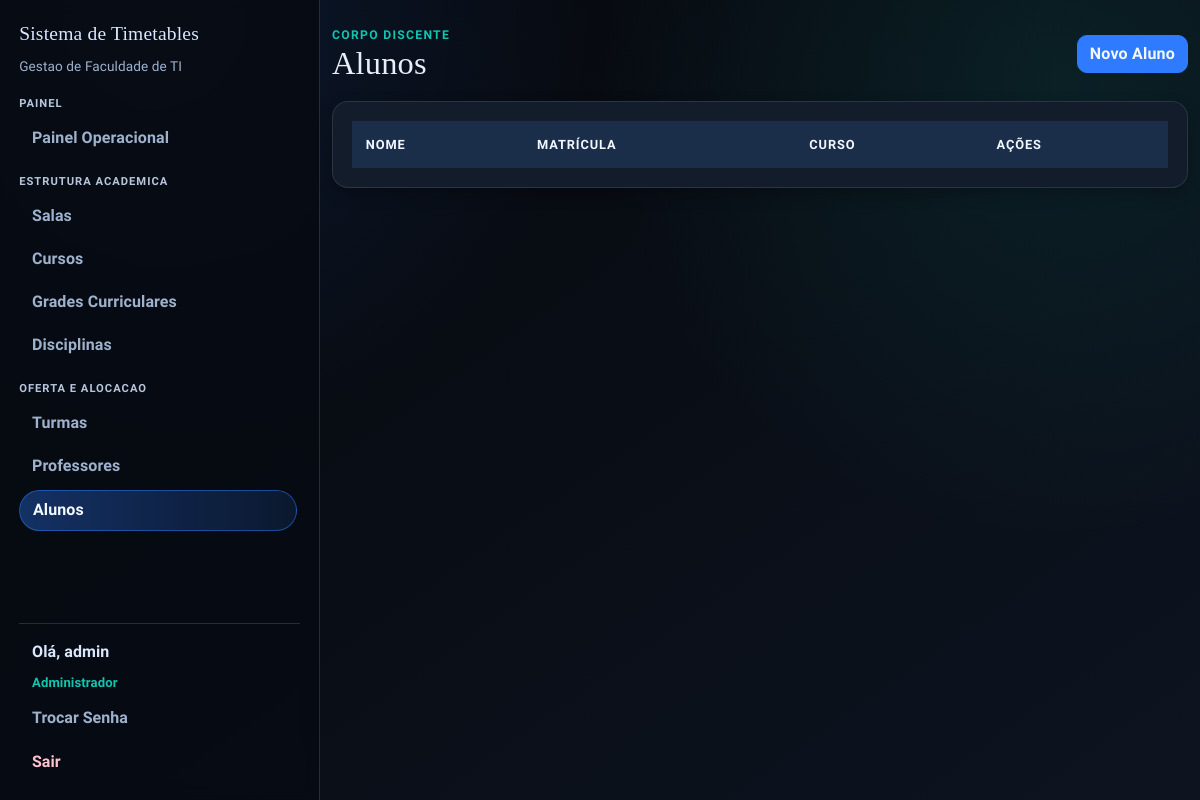
The page /alunos (signed in) on the database as committed earlier.
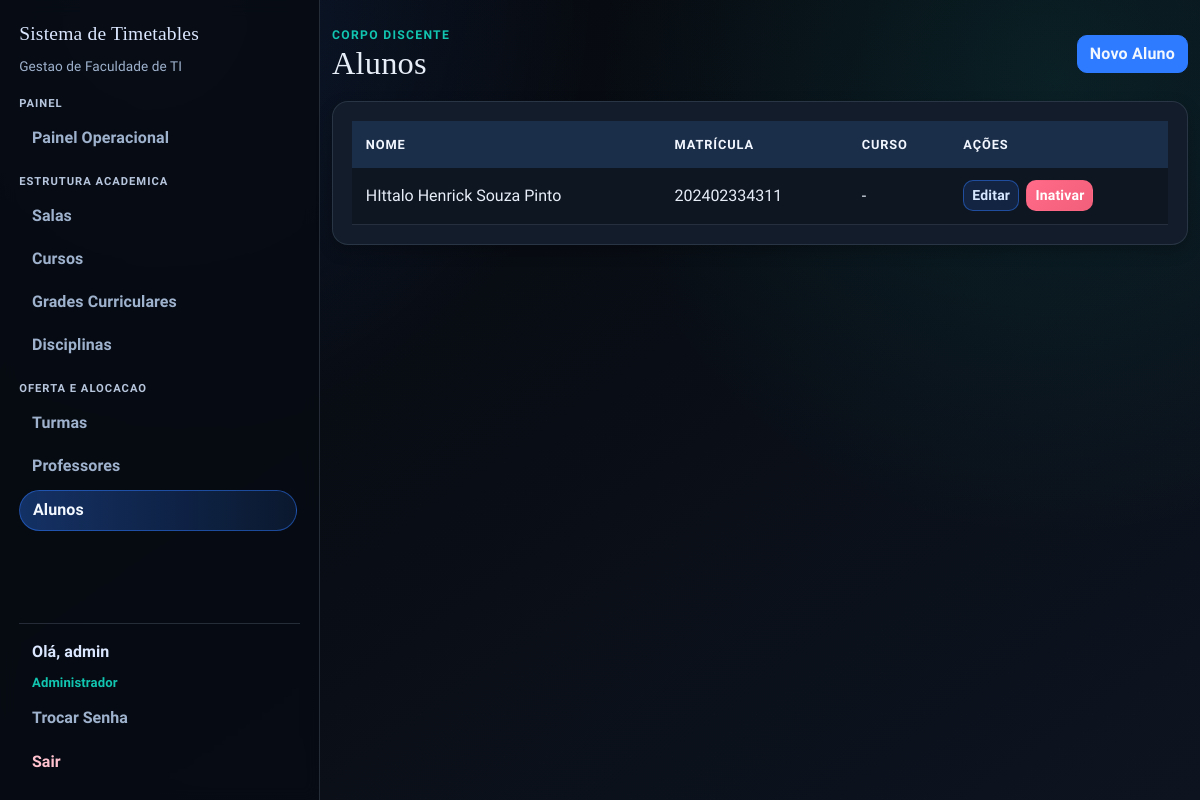
The same page on the database as committed later.
### app/models.py (models this page shows)
class Aluno(db.Model):
    id = db.Column(db.Integer, primary_key=True)
    nome = db.Column(db.String(120), nullable=False)
    matricula = db.Column(db.String(30), unique=True, nullable=False)
    curso_id = db.Column(db.Integer, db.ForeignKey("curso.id"), nullable=False)
    ativo = db.Column(db.Boolean, nullable=False, default=True)
    created_at = db.Column(db.DateTime(timezone=True), nullable=False, default=utc_now)
    curso = db.relationship("Curso", backref=db.backref("alunos", lazy="select"))

### app/routes/admin.py (the view)
@bp.route("/alunos")
@login_required
@admin_required
def alunos():
    alunos = (
        Aluno.query.options(joinedload(Aluno.curso))
        .filter(Aluno.ativo.is_(True))
        .order_by(Aluno.nome.asc())
        .all()
    )
    delete_form = DeleteForm()
    return render_template("alunos.html", alunos=alunos, delete_form=delete_form)

### app/models.py (called while the page is built)
@login_manager.user_loader
def load_user(user_id):
    return db.session.get(User, int(user_id))

    def is_admin(self):
        return self.role == 'admin'

### app/routes/helpers.py (called while the page is built)
def admin_required_redirect():
    if getattr(current_user, "is_authenticated", False) and current_user.is_admin():
        return None
    flash("Acesso restrito ao administrador.", "danger")
    return redirect(url_for("main.index"))

def admin_required(view_func):
    @wraps(view_func)
    def wrapper(*args, **kwargs):
        guard = admin_required_redirect()
        if guard:
            return guard
        return view_func(*args, **kwargs)
    return wrapper

### templates/alunos.html (shortened to what this page needs)
{% extends "base.html" %}
{% block content %}
<section class="stagger-in">
  <div class="page-head">
    <div>
      <p class="eyebrow">Corpo Discente</p>
      <h1>Alunos</h1>
    </div>
    <a href="{{ url_for('main.new_aluno') }}" class="btn btn-primary">Novo Aluno</a>
  </div>
  <div class="surface table-shell">
    <div class="table-responsive">
      <table class="table">
        <thead>
          <tr>
            <th>Nome</th>
            <th>Matrícula</th>
            <th>Curso</th>
            <th>Ações</th>
          </tr>
        </thead>
        <tbody>
          {% for aluno in alunos %}
          <tr>
            <td>{{ aluno.nome }}</td>
            <td>{{ aluno.matricula }}</td>
            <td>{{ aluno.curso.nome if aluno.curso else '-' }}</td>
            <td class="actions-cell">
              <a href="{{ url_for('main.edit_aluno', id=aluno.id) }}" class="btn btn-sm btn-edit">Editar</a>
              <form
                method="POST"
                action="{{ url_for('main.delete_aluno', id=aluno.id) }}"
                class="d-inline"
                onsubmit="return confirm('Tem certeza que deseja inativar este aluno?');"
              >
                <button type="submit" class="btn btn-sm btn-danger">Inativar</button>
              </form>
            </td>
          </tr>
          {% endfor %}
        </tbody>
      </table>
    </div>
  </div>
</section>
{% endblock %}

Rows that differ between the two databases and show on the page:
added Aluno: nome "HIttalo Henrick Souza Pinto", matricula "202402334311", curso "-"
